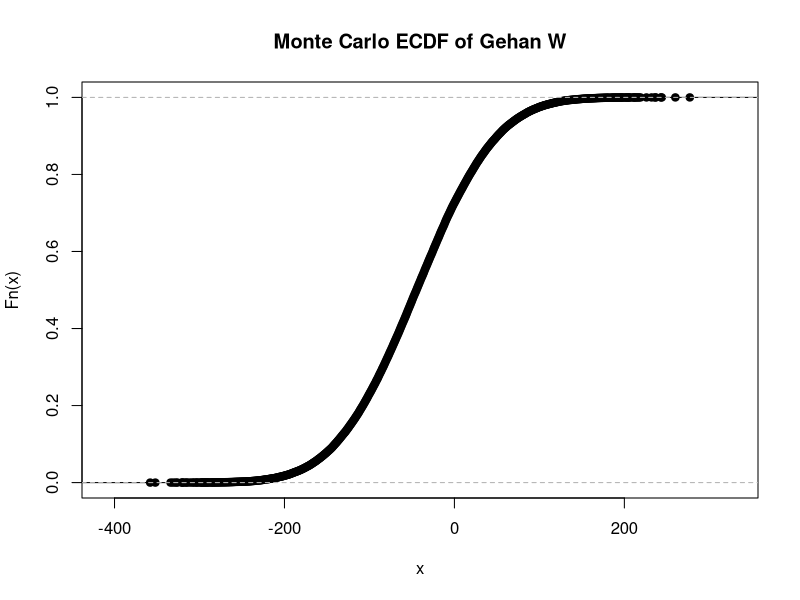

The R script that drew this image:
## ---- chunk 1
x <- as.matrix(c(26,18,6,10,18,30))
dim(x) <- c(3,2)
x
fisher.test(x, alternative = "less")
## ---- chunk 2
y <- as.matrix(c(9,13,12,50))
dim(y) <- c(2,2)
y
fisher.test(y)
## ---- chunk 3
MHtable <- array(c(2,11,49,8,4,1,1,0,3,1,3,1), dim=c(2,2,3), dimnames = list(
    Applicants = c("Male", "Female"),
    Hire = c("Hired", "Not Hired"),
    College = c("Education", "Bus. Admin.", "Engineering")))
MHtable
mantelhaen.test(MHtable,correct = FALSE)
## ---- chunk 4

init <- c(82, 80, 75, 65, 77, 68, 70, 77)
m1 <- c(84, 80, 78, 72, 74, 69, 74, 76)
m2 <- c(77, 76, 77, 68, 72, 65, 71, 78)
m3 <- c(76, 76, 74, 65, 75, 66, 70, 72)
m4 <- c(79, 78, 72, 66, 75, 64, 68, 70)

total <- c(init,m1,m2,m3,m4)
group <- c(rep("a",length(init)),rep("b",length(m1)), rep("c",length(m2)), rep("d",length(m3)), rep("e",length(m4)))
group <- as.factor(group)
kruskal.test(total, group)
## ---- chunk 5
library(modeltools)
library(coin)
IN <- c(19,25,30,34,37,46,47,51,56,57,61,66,67,74,78,86,122,123,130,133,134,136,141,143,151,152,153,154,156,162,164,165,182,189)

IP <- c(22,23,38,42,73,77,89,115,144)

total <-c(IN, IP)
group <- c(rep("IN", length(IN)),rep("IP", length(IP)))
group <- as.factor(group)
median_test(total ~ group, conf.int=T, distribution="exact")
## ---- chunk 6
W <- c(37,37,33,33,30,27,27,23,23,-9,17,17,17,12,7,7,7,7,-18,-19,-1,-5,-5,-9,-9,-12,-14,-27,-17,-29,-29,-25,-25,-28,-30,-35,-36,-37,-38)
M = 18
P = 11

wobs = sum(W[1:M])
wobs
absW = abs(wobs)

iter = 100000
pW <- 1:iter

for(i in 1:iter){
  s <- sample(W,M)
  Wsum = sum(s)
  pW[i] <- Wsum
}
pW <- sort(pW)

xquantile <- quantile(pW, probs = c(.005, .01, .025, .05, .95, .975, .99, .995))

pdist <- quantile(pW, probs = seq(0,1,1/iter))

absW = abs(wobs)

ntail1 <- length(pdist[pW <= -absW])
tail1 <- ntail1/iter
tail1

ntail2 <- length(pdist[pW >= absW])
tail2 <- ntail2/iter
tail2

twotail = tail1 + tail2
twotail

plot(ecdf(pW), main="Monte Carlo ECDF of Gehan W")
## ---- chunk 7
library(survival)

group<- c(rep("6-MP", 18), rep("Placebo", 21))
time <- c(6, 6, 6, 7, 10, 13, 22, 23, 6, 9, 10, 17, 19, 19, 25, 32, 34, 35, 1, 1, 2, 2, 3, 4, 4, 5, 5, 8, 8, 8, 8, 11, 11, 12, 12, 15, 17, 22, 23)

censor <- c(1, 1, 1, 1, 1, 1, 1, 1, 0, 0, 0, 0, 0, 0, 0, 0, 0, 0, 1, 1, 1, 1, 1, 1, 1, 1, 1, 1, 1, 1, 1, 1, 1, 1, 1, 1, 1, 1, 1)

patient.data <- data.frame(group, time, censor)
patient.data
survdiff(Surv(time, censor == 1)~group, data = patient.data, rho = 0)
